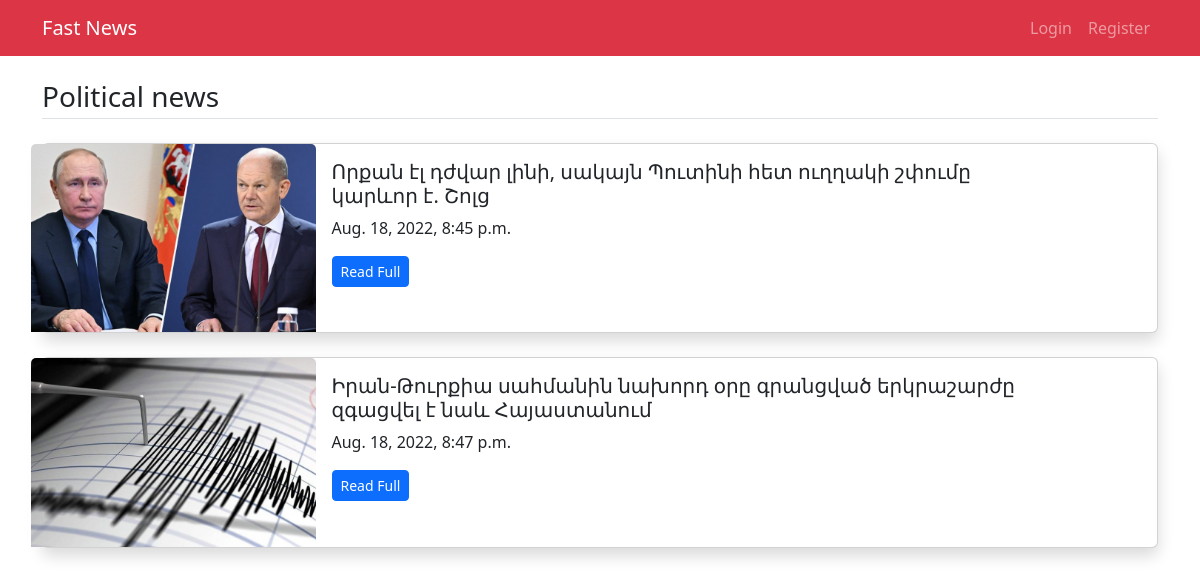
The page /category/3 on the database its author committed.
### main/models.py (models this page shows, shortened)
class Category(models.Model):
    title = models.CharField(max_length=200)
    category_image = models.ImageField(upload_to='imgs/')
    class Meta:
        verbose_name_plural = 'Categories'

class News(models.Model):
    category = models.ManyToManyField(Category)
    title = models.CharField(max_length=300)
    image = models.ImageField(upload_to='imgs/')
    detail = models.TextField()
    add_time = models.DateTimeField(auto_now_add=True)
    class Meta:
        verbose_name_plural = 'News'

### main/views.py (the view)
# urls.py: path('category/<int:id>', views.category,  name='category'),
def category(request, id):
    category = Category.objects.get(id=id)
    news = News.objects.filter(category=category)
    paginator = Paginator(news, 2)
    page_number = request.GET.get('page', 1)
    page = paginator.get_page(page_number)
    return render(request, 'category-news.html', { 'all_news': page,'category': category})

### main/templates/category-news.html (shortened to what this page needs)
{% extends 'base.html' %}
{% block content %}
<main class="container mt-3 mb-5">
	<h3 class="border-bottom pb-1 my-4">{{category.title}}</h3>
    {% for news in all_news %}
	<div class="card mb-4 shadow">
	  <div class="row no-gutters">
	    <div class="col-md-3">
            <img src="/media/{{news.image}}" class="card-img-top" alt="{{news.title}}">
	    </div>
	    <div class="col-md-8">
	      <div class="card-body">
	        <h5 class="card-title">{{news.title}}</h5>
	        <p class="card-text">{{news.add_time}}</p>
	        <p class="card-text"><a href="/task/{{news.id}}/" class="btn btn-sm btn-primary">Read Full</a></p>
	      </div>
	    </div>
	  </div>
    </div>
    {% endfor %}
</main>
{% endblock %}

### rows shown on the page
Category: title "Political news"
News: image (picture), title "Որքան էլ դժվար լինի, սակայն Պուտինի հետ ուղղակի շփումը կարևոր է. Շոլց", add_time "Aug. 18, 2022, 8:45 p.m."
News: image (picture), title "Իրան-Թուրքիա սահմանին նախորդ օրը գրանցված երկրաշարժը զգացվել է նաև Հայաստանում", add_time "Aug. 18, 2022, 8:47 p.m."
